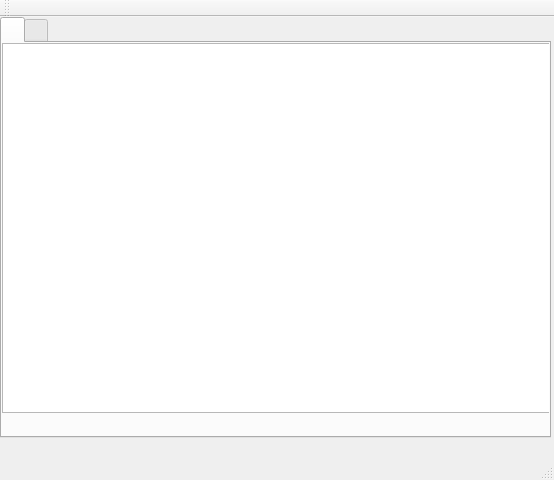
<?xml version="1.0" encoding="UTF-8"?>
<ui version="4.0">
 <class>main_windowClass</class>
 <widget class="QMainWindow" name="main_windowClass">
  <property name="geometry">
   <rect>
    <x>0</x>
    <y>0</y>
    <width>554</width>
    <height>480</height>
   </rect>
  </property>
  <property name="minimumSize">
   <size>
    <width>554</width>
    <height>480</height>
   </size>
  </property>
  <property name="maximumSize">
   <size>
    <width>554</width>
    <height>480</height>
   </size>
  </property>
  <property name="windowTitle">
   <string>Server</string>
  </property>
  <widget class="QWidget" name="centralWidget">
   <widget class="QTabWidget" name="tab_widget">
    <property name="geometry">
     <rect>
      <x>0</x>
      <y>0</y>
      <width>551</width>
      <height>421</height>
     </rect>
    </property>
    <property name="toolTip">
     <string/>
    </property>
    <property name="statusTip">
     <string/>
    </property>
    <property name="locale">
     <locale language="Chinese" country="China"/>
    </property>
    <property name="currentIndex">
     <number>0</number>
    </property>
    <widget class="QWidget" name="tab_log">
     <property name="statusTip">
      <string>Log Console</string>
     </property>
     <attribute name="icon">
      <iconset resource="Resources/icon.qrc">
       <normaloff>:/icon/disable_log.png</normaloff>
       <normalon>:/icon/disable_log.png</normalon>:/icon/disable_log.png</iconset>
     </attribute>
     <attribute name="title">
      <string/>
     </attribute>
     <attribute name="toolTip">
      <string>Log Console</string>
     </attribute>
     <attribute name="whatsThis">
      <string>Log Console</string>
     </attribute>
     <widget class="QTextBrowser" name="text_log">
      <property name="geometry">
       <rect>
        <x>0</x>
        <y>0</y>
        <width>551</width>
        <height>370</height>
       </rect>
      </property>
     </widget>
    </widget>
    <widget class="QWidget" name="tab_setting">
     <property name="statusTip">
      <string>Setting</string>
     </property>
     <attribute name="icon">
      <iconset resource="Resources/icon.qrc">
       <normaloff>:/icon/disable_setting.png</normaloff>
       <normalon>:/icon/normal_setting.png</normalon>:/icon/disable_setting.png</iconset>
     </attribute>
     <attribute name="title">
      <string/>
     </attribute>
     <attribute name="toolTip">
      <string>Settings</string>
     </attribute>
     <attribute name="whatsThis">
      <string>Settings</string>
     </attribute>
     <widget class="QLabel" name="label_main_path">
      <property name="geometry">
       <rect>
        <x>70</x>
        <y>30</y>
        <width>61</width>
        <height>24</height>
       </rect>
      </property>
      <property name="text">
       <string>主目录：</string>
      </property>
     </widget>
     <widget class="QPushButton" name="button_main_path">
      <property name="geometry">
       <rect>
        <x>350</x>
        <y>30</y>
        <width>31</width>
        <height>24</height>
       </rect>
      </property>
      <property name="text">
       <string/>
      </property>
      <property name="icon">
       <iconset resource="Resources/icon.qrc">
        <normaloff>:/icon/file.png</normaloff>:/icon/file.png</iconset>
      </property>
      <property name="flat">
       <bool>true</bool>
      </property>
     </widget>
     <widget class="QLabel" name="label_port">
      <property name="geometry">
       <rect>
        <x>70</x>
        <y>60</y>
        <width>71</width>
        <height>24</height>
       </rect>
      </property>
      <property name="text">
       <string>端口号：</string>
      </property>
     </widget>
     <widget class="QLabel" name="label_max_connection">
      <property name="geometry">
       <rect>
        <x>40</x>
        <y>110</y>
        <width>111</width>
        <height>24</height>
       </rect>
      </property>
      <property name="text">
       <string>最大连接数：</string>
      </property>
     </widget>
     <widget class="QLabel" name="label_timeout">
      <property name="geometry">
       <rect>
        <x>60</x>
        <y>150</y>
        <width>81</width>
        <height>24</height>
       </rect>
      </property>
      <property name="text">
       <string>超时时间：</string>
      </property>
     </widget>
     <widget class="QLabel" name="labe_tip_max_connection">
      <property name="geometry">
       <rect>
        <x>200</x>
        <y>110</y>
        <width>81</width>
        <height>24</height>
       </rect>
      </property>
      <property name="text">
       <string>（0为不限制）</string>
      </property>
     </widget>
     <widget class="QLabel" name="label_log_file_path">
      <property name="geometry">
       <rect>
        <x>20</x>
        <y>240</y>
        <width>101</width>
        <height>24</height>
       </rect>
      </property>
      <property name="text">
       <string>日志文件位置：</string>
      </property>
     </widget>
     <widget class="QLabel" name="label_log_lines">
      <property name="geometry">
       <rect>
        <x>0</x>
        <y>190</y>
        <width>131</width>
        <height>24</height>
       </rect>
      </property>
      <property name="text">
       <string>窗口最大显示行数：</string>
      </property>
     </widget>
     <widget class="QLineEdit" name="text_main_path">
      <property name="geometry">
       <rect>
        <x>140</x>
        <y>30</y>
        <width>201</width>
        <height>24</height>
       </rect>
      </property>
     </widget>
     <widget class="QLineEdit" name="text_port">
      <property name="geometry">
       <rect>
        <x>140</x>
        <y>60</y>
        <width>51</width>
        <height>24</height>
       </rect>
      </property>
     </widget>
     <widget class="QLineEdit" name="text_max_connection">
      <property name="geometry">
       <rect>
        <x>140</x>
        <y>110</y>
        <width>51</width>
        <height>24</height>
       </rect>
      </property>
     </widget>
     <widget class="QLineEdit" name="text_timeout">
      <property name="geometry">
       <rect>
        <x>140</x>
        <y>150</y>
        <width>51</width>
        <height>24</height>
       </rect>
      </property>
     </widget>
     <widget class="QLineEdit" name="text_log_max_lines">
      <property name="geometry">
       <rect>
        <x>140</x>
        <y>190</y>
        <width>51</width>
        <height>24</height>
       </rect>
      </property>
     </widget>
     <widget class="QLineEdit" name="text_log_path_2">
      <property name="geometry">
       <rect>
        <x>140</x>
        <y>240</y>
        <width>201</width>
        <height>24</height>
       </rect>
      </property>
     </widget>
     <widget class="QLabel" name="label_server_ip">
      <property name="geometry">
       <rect>
        <x>60</x>
        <y>270</y>
        <width>61</width>
        <height>24</height>
       </rect>
      </property>
      <property name="text">
       <string>服务器IP：</string>
      </property>
     </widget>
     <widget class="QComboBox" name="combobox_server_ip">
      <property name="geometry">
       <rect>
        <x>140</x>
        <y>270</y>
        <width>151</width>
        <height>24</height>
       </rect>
      </property>
     </widget>
     <widget class="QLabel" name="label_address_family">
      <property name="geometry">
       <rect>
        <x>70</x>
        <y>300</y>
        <width>51</width>
        <height>24</height>
       </rect>
      </property>
      <property name="text">
       <string>地址族：</string>
      </property>
     </widget>
     <widget class="QComboBox" name="combobox_address_family">
      <property name="geometry">
       <rect>
        <x>140</x>
        <y>300</y>
        <width>151</width>
        <height>24</height>
       </rect>
      </property>
     </widget>
     <widget class="QLabel" name="label_socket_stream">
      <property name="geometry">
       <rect>
        <x>10</x>
        <y>330</y>
        <width>101</width>
        <height>24</height>
       </rect>
      </property>
      <property name="text">
       <string>数据传送类型：</string>
      </property>
     </widget>
     <widget class="QComboBox" name="combobox_socket_stream">
      <property name="geometry">
       <rect>
        <x>140</x>
        <y>330</y>
        <width>151</width>
        <height>24</height>
       </rect>
      </property>
     </widget>
     <widget class="QLabel" name="label_ipproto">
      <property name="geometry">
       <rect>
        <x>70</x>
        <y>360</y>
        <width>41</width>
        <height>24</height>
       </rect>
      </property>
      <property name="text">
       <string>协议：</string>
      </property>
     </widget>
     <widget class="QComboBox" name="combobox_ipproto">
      <property name="geometry">
       <rect>
        <x>140</x>
        <y>360</y>
        <width>151</width>
        <height>24</height>
       </rect>
      </property>
     </widget>
     <widget class="QLabel" name="labe_tip_timeout">
      <property name="geometry">
       <rect>
        <x>200</x>
        <y>150</y>
        <width>81</width>
        <height>24</height>
       </rect>
      </property>
      <property name="text">
       <string>(1-1000ms)</string>
      </property>
     </widget>
    </widget>
   </widget>
   <widget class="QPushButton" name="button_start_pause">
    <property name="geometry">
     <rect>
      <x>520</x>
      <y>420</y>
      <width>31</width>
      <height>21</height>
     </rect>
    </property>
    <property name="toolTip">
     <string>运行/停止</string>
    </property>
    <property name="statusTip">
     <string>运行/停止</string>
    </property>
    <property name="text">
     <string/>
    </property>
    <property name="icon">
     <iconset resource="Resources/icon.qrc">
      <normaloff>:/icon/disable_running.png</normaloff>
      <normalon>:/icon/normal_running.png</normalon>
      <disabledoff>:/icon/disable_running.png</disabledoff>
      <disabledon>:/icon/normal_running.png</disabledon>:/icon/disable_running.png</iconset>
    </property>
    <property name="flat">
     <bool>true</bool>
    </property>
   </widget>
  </widget>
  <widget class="QToolBar" name="mainToolBar">
   <attribute name="toolBarArea">
    <enum>TopToolBarArea</enum>
   </attribute>
   <attribute name="toolBarBreak">
    <bool>false</bool>
   </attribute>
  </widget>
  <widget class="QStatusBar" name="statusBar"/>
 </widget>
 <layoutdefault spacing="6" margin="11"/>
 <resources>
  <include location="Resources/icon.qrc"/>
 </resources>
 <connections/>
</ui>
